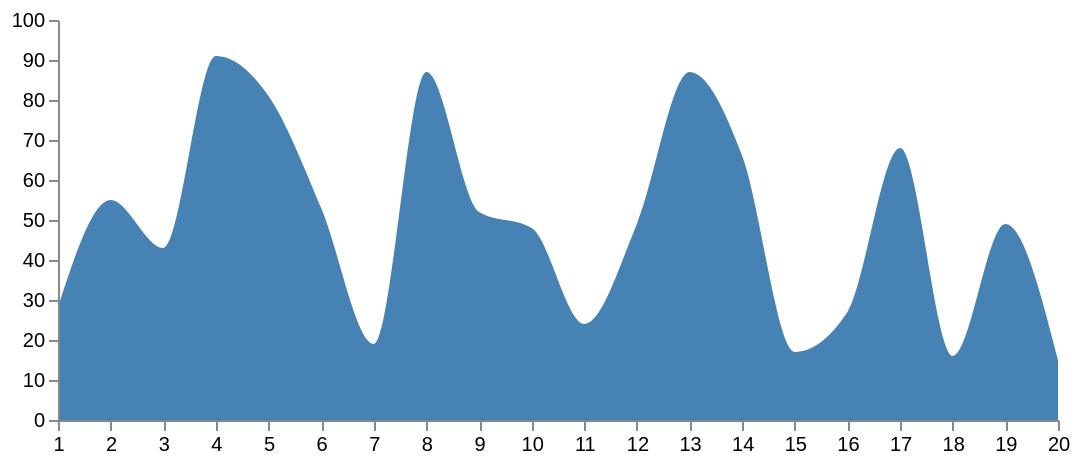

This figure's Vega-Lite source:
### Vega specification from a JSON file in a GitHub repository (floating-point values rounded to 4 significant figures)
{"$schema": "https://vega.github.io/schema/vega/v5.json", "width": 500, "height": 200, "padding": 5, "signals": [{"name": "curve", "value": "monotone", "bind": {"input": "select", "options": ["basis", "cardinal", "catmull-rom", "linear", "monotone", "natural", "step", "step-after", "step-before"]}}], "data": [{"name": "table", "values": [{"u": 1, "v": 28}, {"u": 2, "v": 55}, {"u": 3, "v": 43}, {"u": 4, "v": 91}, {"u": 5, "v": 81}, {"u": 6, "v": 53}, {"u": 7, "v": 19}, {"u": 8, "v": 87}, {"u": 9, "v": 52}, {"u": 10, "v": 48}, {"u": 11, "v": 24}, {"u": 12, "v": 49}, {"u": 13, "v": 87}, {"u": 14, "v": 66}, {"u": 15, "v": 17}, {"u": 16, "v": 27}, {"u": 17, "v": 68}, {"u": 18, "v": 16}, {"u": 19, "v": 49}, {"u": 20, "v": 15}]}], "scales": [{"name": "xscale", "type": "linear", "range": "width", "zero": false, "domain": {"data": "table", "field": "u"}}, {"name": "yscale", "type": "linear", "range": "height", "nice": true, "zero": true, "domain": {"data": "table", "field": "v"}}], "axes": [{"orient": "bottom", "scale": "xscale", "tickCount": 20, "zindex": 1}, {"orient": "left", "scale": "yscale", "zindex": 1}], "marks": [{"type": "area", "from": {"data": "table"}, "encode": {"enter": {"x": {"scale": "xscale", "field": "u"}, "y": {"scale": "yscale", "field": "v"}, "y2": {"scale": "yscale", "value": 0}, "fill": {"value": "steelblue"}}, "update": {"interpolate": {"signal": "curve"}, "fillOpacity": {"value": 1}}, "hover": {"fillOpacity": {"value": 0.5}}}}]}
